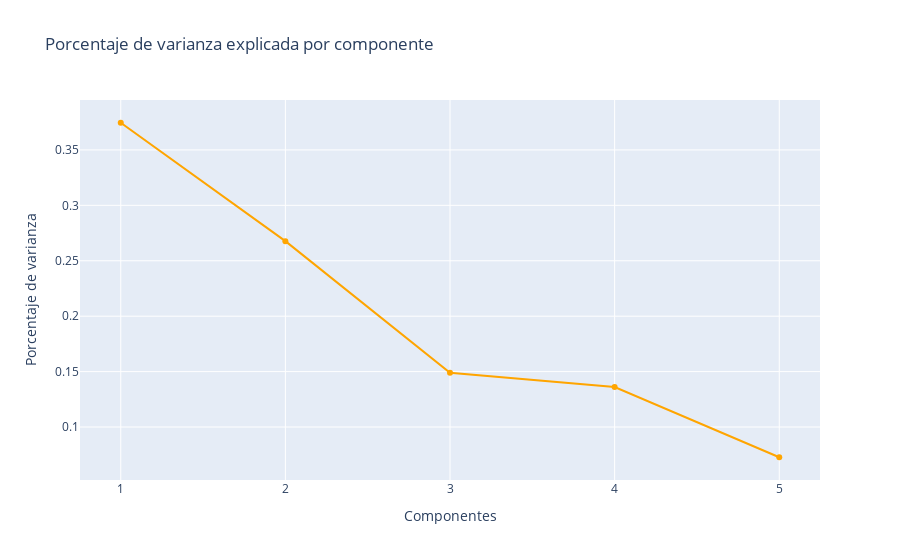

Notebook code for this chart:
### Markdown cell above
####  PCA CON DATOS DE TEST

### Code cell
# PCA con datos de test (código original)
numeric_scaled = StandardScaler().fit_transform(numeric_data)

# PCA para 95% de varianza
pca_95 = PCA(n_components=0.95).fit(numeric_scaled)
varianza_exp = pca_95.explained_variance_ratio_

fig = go.Figure()
fig.add_trace(
    go.Scatter(
        x=list(range(1, len(varianza_exp) + 1)),
        y=varianza_exp,
        mode="lines+markers",
        marker=dict(color="orange")
    )
)
fig.update_layout(
    xaxis=dict(
        title_text="Componentes",
        tickmode="array",
        tickvals=list(range(1, len(varianza_exp) + 1))
    ),
    yaxis_title="Porcentaje de varianza",
    title="Porcentaje de varianza explicada por componente"
)
fig.show()

### Figure 1 — Plotly figure (JSON) as saved in the notebook; plotly's stock layout.template omitted (floating-point values rounded to 4 significant figures)
{"data": [{"marker": {"color": "orange"}, "mode": "lines+markers", "type": "scatter", "x": [1, 2, 3, 4, 5], "y": [0.3745, 0.2677, 0.149, 0.1361, 0.07274]}], "layout": {"title": {"text": "Porcentaje de varianza explicada por componente"}, "xaxis": {"tickmode": "array", "tickvals": [1, 2, 3, 4, 5], "title": {"text": "Componentes"}}, "yaxis": {"title": {"text": "Porcentaje de varianza"}}}}
